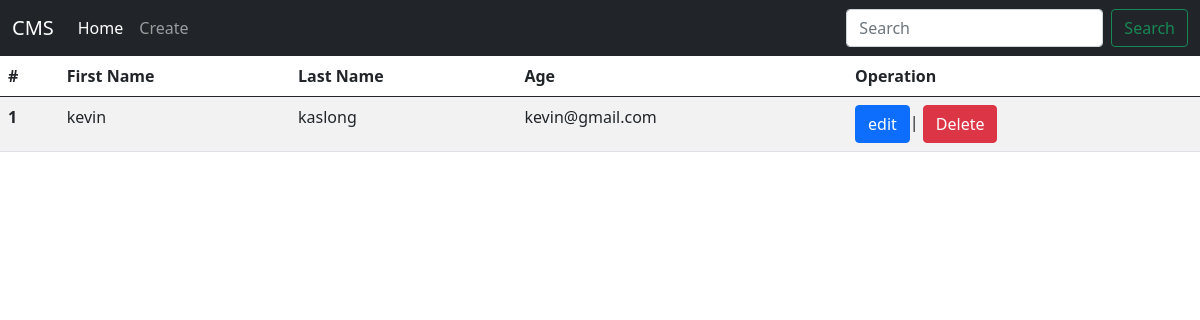
/, run on an earlier commit of the app's database.
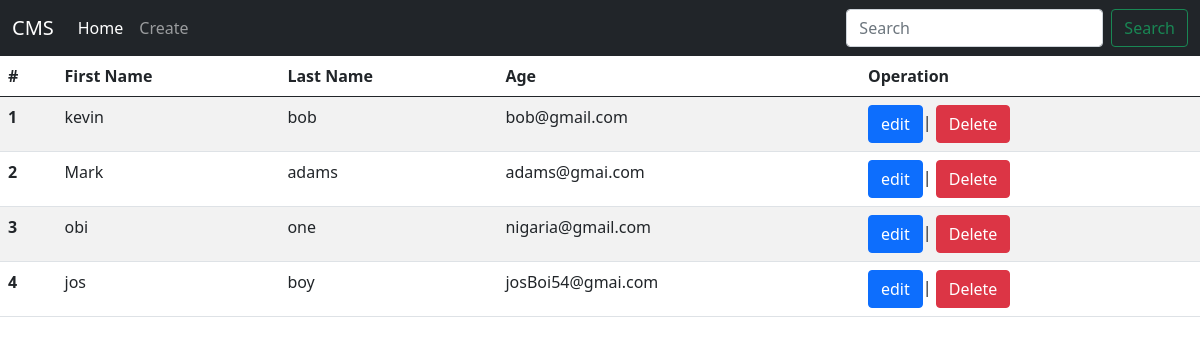
And on a later commit of the database.
### core/models.py (models this page shows, shortened)
class Biodata(models.Model):
    first_name = models.CharField(max_length=200, null=True, blank=True)
    last_name = models.CharField(max_length=200)
    email = models.CharField(max_length=200)

### core/views.py (the view)
# urls.py: path('', Home, name="home"),
def Home(request):
    userdate = Biodata.objects.all()
    context = {"data":userdate}
    return render(request,'home.html',context)

### templates/home.html
{% extends 'base.html'%}
{% block content  %}
<section>
    <table class="table table-striped">
        <thead>
            <tr>
                <th scope="col">#</th>
                <th scope="col">First Name</th>
                <th scope="col">Last Name</th>
                <th scope="col">Age</th>
                <th scope="col">Operation</th>
            </tr>
        </thead>
        <tbody>
            {% for value in data %}
            <tr>
                <th scope="row">{{value.id}}</th>
                <td>{{value.first_name}}</td>
                <td>{{value.last_name}}</td>
                <td>{{value.email}}</td>
                <td><a href="{% url 'update' value.id %}" class="btn btn-primary">edit</a>| <a
                        href="{% url 'delete' value.id %}" class="btn btn-danger">Delete</a></td>
            </tr>
            {% endfor %}
        </tbody>
    </table>
</section>
{% endblock%}

### templates/base.html (shortened to what this page needs)
<!DOCTYPE html>
<html lang="en">
    <head>
        <link href="https://cdn.jsdelivr.net/npm/bootstrap@5.0.2/dist/css/bootstrap.min.css" rel="stylesheet"
>
    </head>
    <body>
        <nav class="navbar navbar-expand-lg navbar-dark bg-dark">
            <div class="container-fluid">
                <a class="navbar-brand" href="#">CMS</a>
                <div class="collapse navbar-collapse" id="navbarSupportedContent">
                    <ul class="navbar-nav me-auto mb-2 mb-lg-0">
                        <li class="nav-item">
                            <a class="nav-link active" aria-current="page" href="{% url 'home'%}">Home</a>
                        </li>
                        <li class="nav-item">
                            <a class="nav-link" href="{%url 'create'%}">Create</a>
                        </li>
                    </ul>
                    <form class="d-flex">
                        <input class="form-control me-2" type="search" placeholder="Search" aria-label="Search">
                        <button class="btn btn-outline-success" type="submit">Search</button>
                    </form>
                </div>
            </div>
        </nav>
        {%  block content %} {%endblock%}
    </body>
</html>

What changed in the data, as far as the page shows it:
changed Biodata "kevin": last_name "kaslong" → "bob"; email "kevin@gmail.com" → "bob@gmail.com"
added Biodata: id "2", first_name "Mark", last_name "adams", email "adams@gmai.com"
added Biodata: id "3", first_name "obi", last_name "one", email "nigaria@gmail.com"
added Biodata: id "4", first_name "jos", last_name "boy", email "josBoi54@gmai.com"
